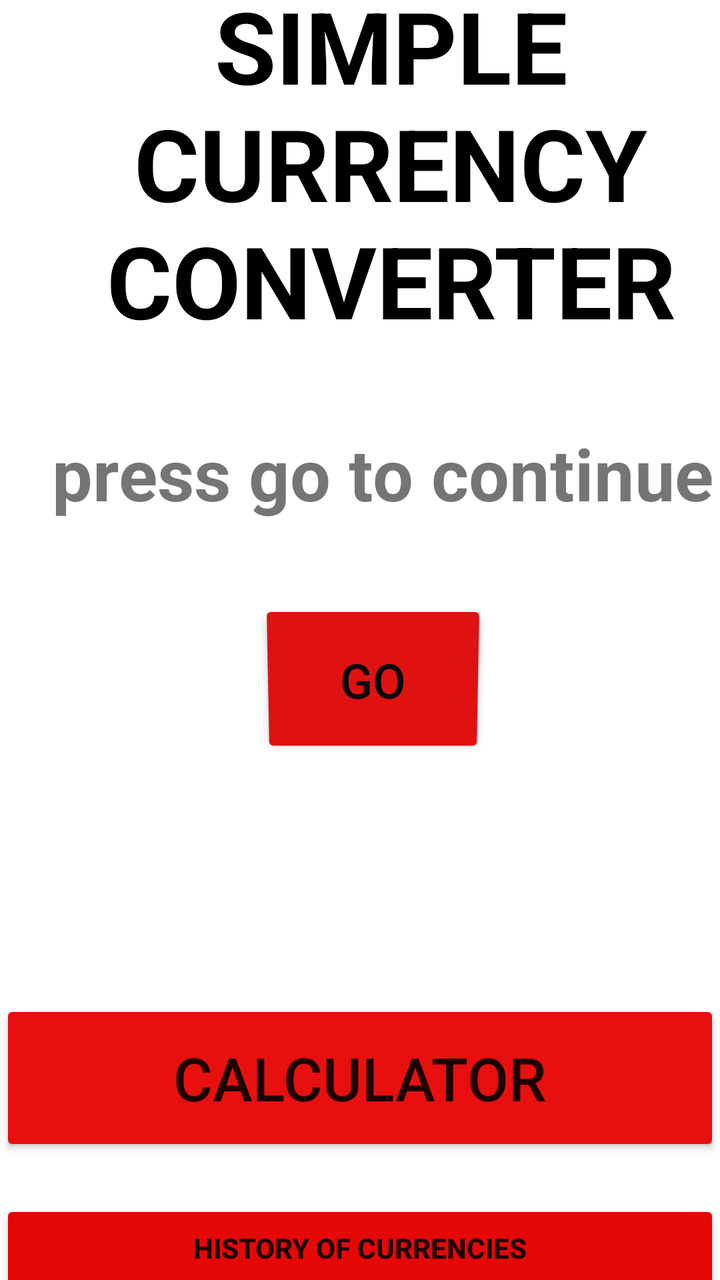
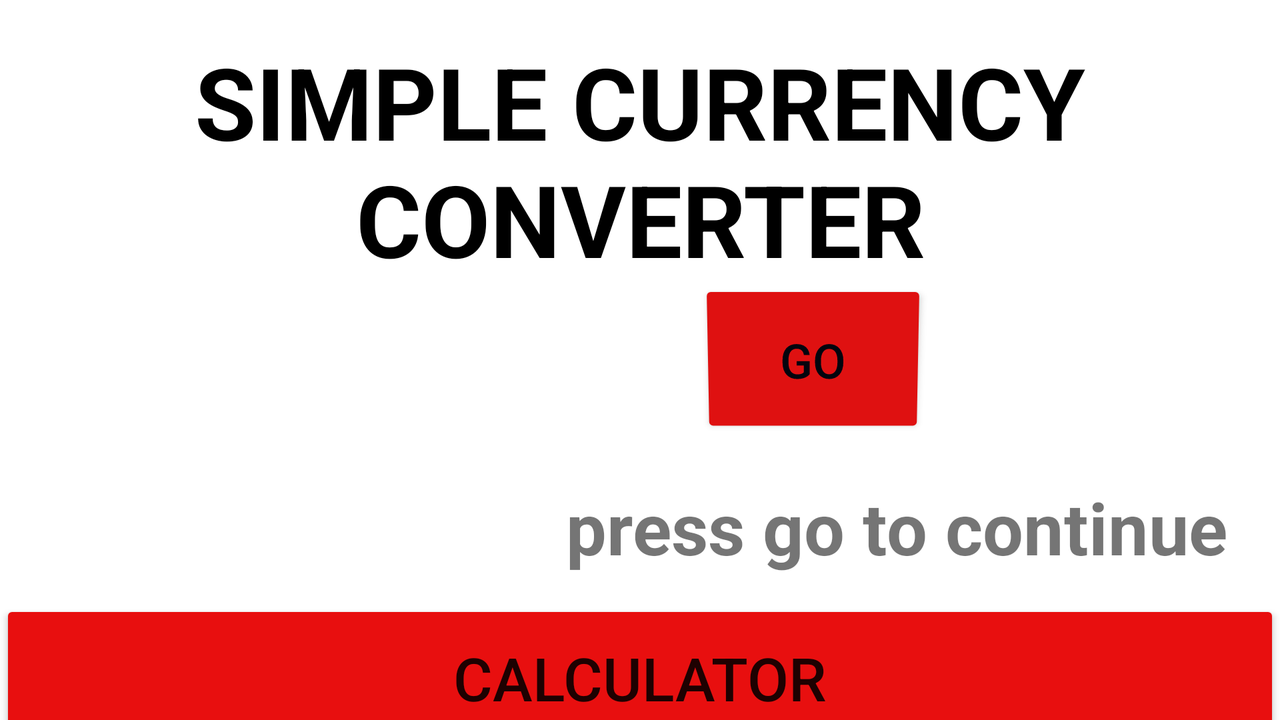

One screen, two layout resources from the same app: the default and the author's alternative for another configuration. Each is rendered where Android would select it; the XML of both is given below.
<!-- AndroidManifest.xml: activity theme Theme.MyApplication.NoActionBar.Fullscreen -->
<!-- res/layout/activity_fullscreen.xml -->
<?xml version="1.0" encoding="utf-8"?>
<FrameLayout xmlns:android="http://schemas.android.com/apk/res/android"
    xmlns:app="http://schemas.android.com/apk/res-auto"
    xmlns:tools="http://schemas.android.com/tools"
    android:layout_width="match_parent"
    android:layout_height="match_parent"
    android:background="?attr/fullscreenBackgroundColor"
    android:theme="@style/ThemeOverlay.MyApplication.FullscreenContainer"
    tools:context=".FullscreenActivity">

    

    
    <FrameLayout
        android:layout_width="match_parent"
        android:layout_height="match_parent"
        android:fitsSystemWindows="true">

        <LinearLayout
            android:id="@+id/fullscreen_content_controls"
            style="@style/Widget.Theme.MyApplication.NoActionBar.ButtonBar.Fullscreen"
            android:layout_width="match_parent"
            android:layout_height="wrap_content"
            android:layout_gravity="bottom|center_horizontal"
            android:orientation="horizontal"
            tools:ignore="UselessParent">

        </LinearLayout>

        <Button
            android:id="@+id/button2"
            android:layout_width="113dp"
            android:layout_height="79dp"
            android:layout_gravity="center_vertical"

            android:backgroundTint="#DF1111"
            android:rotationX="-4"
            android:text="go"
            android:textColor="#02050E"
            android:textSize="24sp"
            android:translationX="130dp"
            android:translationY="20dp" />

        <TextView
            android:id="@+id/fullscreen_content"
            android:layout_width="391dp"
            android:layout_height="763dp"
            android:gravity="center"
            android:keepScreenOn="true"
            android:text="SIMPLE CURRENCY CONVERTER"
            android:textColor="@color/black"
            android:textSize="50sp"
            android:textStyle="bold"
            android:translationY="-300dp" />

        <TextView
            android:id="@+id/textView4"
            android:layout_width="382dp"
            android:layout_height="73dp"
            android:gravity="center"
            android:text="press go to continue"
            android:textSize="36sp"
            android:textStyle="bold"
            android:translationY="200dp" />

        <Button
            android:id="@+id/button3"
            android:layout_width="match_parent"
            android:layout_height="78dp"
            android:backgroundTint="#E80F0F"
            android:gravity="center"
            android:text="Calculator"
            android:textSize="30sp"
            android:translationY="500dp" />

        <Button
            android:id="@+id/button7"
            android:layout_width="match_parent"
            android:layout_height="wrap_content"
            android:text="history of currencies"
            android:textStyle="bold"
            android:translationX="0dp"
            android:translationY="600dp"
            app:backgroundTint="#E60707" />


    </FrameLayout>

</FrameLayout>
<!-- resources referenced by this layout -->
<resources>
  <style name="ThemeOverlay.MyApplication.FullscreenContainer" parent="">
          <item name="fullscreenBackgroundColor">@color/light_blue_600</item>
          <item name="fullscreenTextColor">@color/light_blue_A200</item>
      </style>
  <style name="Widget.Theme.MyApplication.NoActionBar.ButtonBar.Fullscreen" parent="">
          <item name="android:background">@color/black_overlay</item>
          <item name="android:buttonBarStyle">?android:attr/buttonBarStyle</item>
      </style>
  <style name="Theme.MyApplication.NoActionBar.Fullscreen" parent="Theme.MyApplication.NoActionBar">
          <item name="android:actionBarStyle">
              @style/Widget.Theme.MyApplication.NoActionBar.ActionBar.Fullscreen
          </item>
          <item name="android:windowActionBarOverlay">true</item>
          <item name="android:windowBackground">@null</item>
      </style>
  <style name="Theme.MyApplication.NoActionBar">
          <item name="windowActionBar">false</item>
          <item name="windowNoTitle">true</item>
      </style>
  <style name="Widget.Theme.MyApplication.NoActionBar.ActionBar.Fullscreen" parent="Widget.AppCompat.ActionBar">
          <item name="android:background">@color/black_overlay</item>
      </style>
</resources>
<!-- res/layout-land/activity_fullscreen.xml (the author's variant of the layout above) -->
<!-- drawn on the phone turned sideways -->
<?xml version="1.0" encoding="utf-8"?>
<FrameLayout xmlns:android="http://schemas.android.com/apk/res/android"
    xmlns:tools="http://schemas.android.com/tools"
    android:layout_width="match_parent"
    android:layout_height="match_parent"
    android:background="?attr/fullscreenBackgroundColor"
    android:theme="@style/ThemeOverlay.MyApplication.FullscreenContainer"
    tools:context=".FullscreenActivity">

    

    
    <FrameLayout
        android:layout_width="match_parent"
        android:layout_height="match_parent"
        android:fitsSystemWindows="true">

        <LinearLayout
            android:id="@+id/fullscreen_content_controls"
            style="@style/Widget.Theme.MyApplication.NoActionBar.ButtonBar.Fullscreen"
            android:layout_width="match_parent"
            android:layout_height="wrap_content"
            android:layout_gravity="bottom|center_horizontal"
            android:orientation="horizontal"
            tools:ignore="UselessParent">

        </LinearLayout>

        <Button
            android:id="@+id/button2"
            android:layout_width="113dp"
            android:layout_height="79dp"
            android:layout_gravity="center_vertical"

            android:backgroundTint="#DF1111"
            android:rotationX="-4"
            android:text="go"
            android:textColor="#02050E"
            android:textSize="24sp"
            android:translationX="350dp"
            android:translationY="0dp" />

        <TextView
            android:id="@+id/fullscreen_content"
            android:layout_width="match_parent"
            android:layout_height="match_parent"
            android:gravity="center"
            android:keepScreenOn="true"
            android:text="SIMPLE CURRENCY CONVERTER"
            android:textColor="@color/black"
            android:textSize="50sp"
            android:textStyle="bold"
            android:translationY="-100dp" />

        <TextView
            android:id="@+id/textView4"
            android:layout_width="1316dp"
            android:layout_height="827dp"
            android:gravity="center"
            android:text="press go to continue"
            android:textSize="36sp"
            android:textStyle="bold"
            android:translationX="-210dp"
            android:translationY="-150dp" />

        <Button
            android:id="@+id/button3"
            android:layout_width="match_parent"
            android:layout_height="78dp"
            android:backgroundTint="#E80F0F"
            android:text="Calculator"
            android:textSize="30sp"
            android:translationY="300dp" />


    </FrameLayout>

</FrameLayout>
